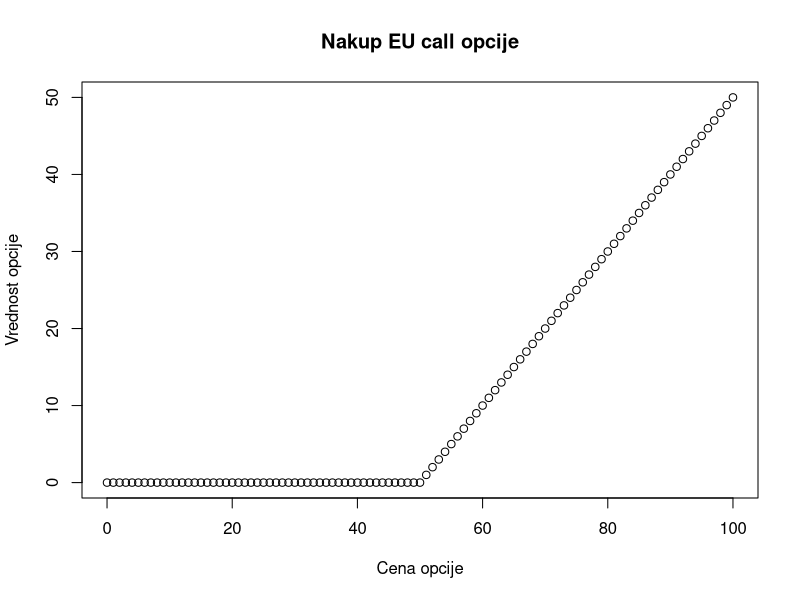
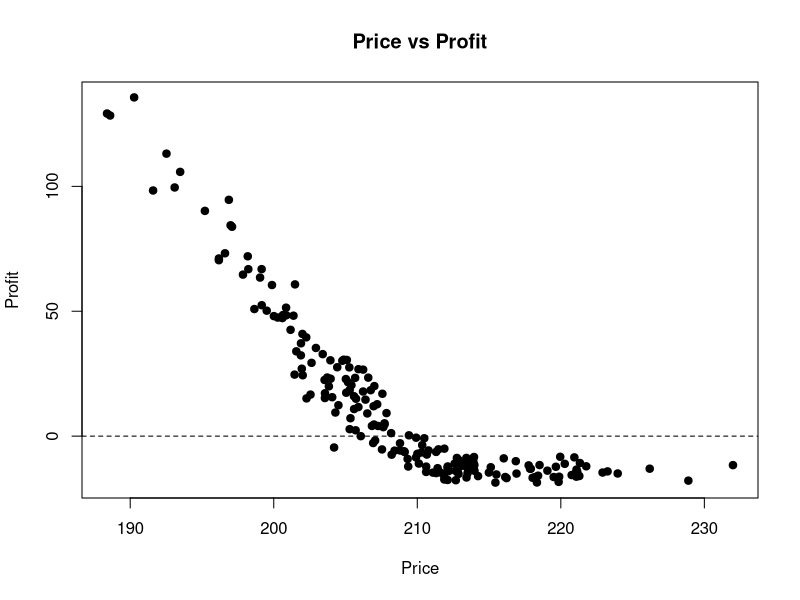
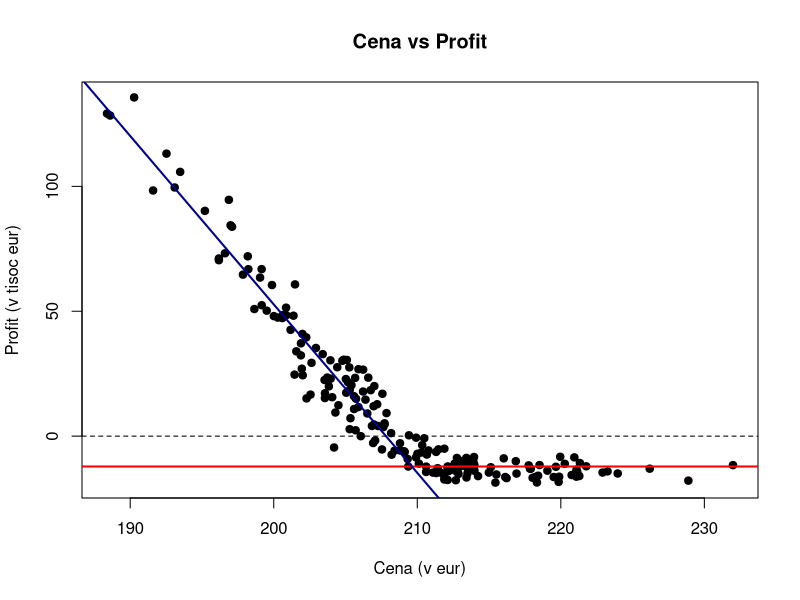

Recreate these plots in R, in order.
## ---- chunk 1
library(tidyverse)
library(gridExtra)
library(coda)
library(knitr)
## ---- chunk 2
# VALUE OF EU PUT OPTION
putV <- function(S,K) pmax(0,K-S)
putPayoff <- function(S,K,premium) pmax(0-abs(premium),K-S-abs(premium))

# VALUE OF EU PUT OPTION
callV <- function(S,K) pmax(0,S-K)
callPayoff <- function(S,K,premium) pmax(0-abs(premium),S-K-abs(premium))


x <- 0:100

plot(x,callV(x,50),xlab = "Cena opcije", ylab = "Vrednost opcije", main = "Nakup EU call opcije")

## ---- chunk 3
#getwd()
#setwd("C:/Users/aanja/OneDrive/Dokumenti/fmf/magisterski studij/matematika z racunalnikom/Nelinearne-transakcije/projekt")
## ---- chunk 4
# read data
df <- read.csv("podatki.csv", sep=';', header = FALSE, stringsAsFactors=FALSE)
colnames(df) <- c('Price','Profit')
df

price <- as.numeric(gsub(",", ".", df$Price))
profit <- as.numeric(gsub(",", ".", df$Profit))
profit <- profit/1000
## ---- chunk 5
#plot data: PRICE vs PROFIT
plot(x = price,
     y = profit,
     xlab = "Price",
     ylab = "Profit",
     main = "Price vs Profit",
     pch = 20, cex=1.5)
abline(h = 0, lty='dashed')
## ---- chunk 6
#main function for EU option aproximation

opt_fit <- function(price, profit){
  if (cor(price, profit) < 0){
    #nakup put opcije (3) ali prodaja nakupne opcije (2)
    
    meja <- length(price)/4
    povpr1 <- mean(profit[1:meja])
    er1 <- 0
    
    for (i in 1:meja){
      er1 <- er1 + (profit[i] - povpr1)^2}
    
    povpr1 <- mean(profit[(length(price)-meja):length(price)])
    er2 <- 0
    for (i in (length(price)-meja):length(price)){
      er2 <- er2 + (profit[i] - povpr1)^2}

    
    #NAKUP PUT OPCIJE
    if (er1 > er2){
      komentar <- paste("Gre za nakup put opcije.")
      print(komentar)
      
      odstopanje1 <- rep(0,length(price)) #odstopanje pri aproksimaciji z vodoravno premico
      odstopanje2 <- rep(0,length(price)) #odstopanje pri aproksimaciji z linearno regresijo (posevni del)
      #odstopanja <- rep(0,length(price)) #skupno odstopanje
      najboljsi_K = 0
      
      
      for (K in 1:length(price)){
        #VODORAVNA PREMICA
        premica1 <- profit[K]
        napaka1 <- rep(0,length(price[K:length(profit)]))
        profiti <- profit[K:length(profit)]
        for (i in 1:length(napaka1)){
          napaka1[i] <- (((premica1 - profiti[i])^2))
        }
        odstopanje1[K] <- sum(napaka1)
        
        
        #POsEVNA PREMICA
        premica2 <- lm(profit[1:K] ~ price[1:K])
        odstopanje2[K] <- deviance(premica2)
        odstopanje2[K]
        
        
        # #ce pokaze kako vrednost 0 
        # if(odstopanje1[K] == 0){
        #   odstopanje1[K] = 5*10^10
        # }
        # if(odstopanje2[K] == 0){
        #   odstopanje2[K] = 5*10^10
        # }
      }
      
      odstopanja <- odstopanje1 + odstopanje2
      
      najboljsi_K <- which(min(odstopanja) == odstopanja)
      premica1 <- mean(profit[najboljsi_K:length(profit)])
      abline(h = profit[najboljsi_K], col = 'red', lwd=2)
      premica2 <- lm(profit[1:najboljsi_K] ~ price[1:najboljsi_K])
      abline(premica2$coefficients[1],premica2$coefficients[2], col = 'dark blue',lwd=2)
      najboljsi_K
      
      strike_price = price[najboljsi_K]
      premija = profit[najboljsi_K]
      komentar <- paste("Priblizek za izvrsilno ceno opcije je ", as.character(strike_price), ", za premijo pa ", as.character(premija), ".",sep="")
      print(komentar)
        
      }
      
  

    #PRODAJA CALL OPCIJE
    if (er2 > er1){
      komentar <- paste("Gre za prodajo call opcije.")
      print(komentar)

      for (K in 1:(length(price))){
        odstopanje1 <- rep(0,length(price)) #odstopanje pri aproksimaciji z vodoravno premico
        odstopanje2 <- rep(0,length(price)) #odstopanje pri aproksimaciji z linearno regresijo (posevni del)
        #odstopanja <- rep(0,length(price)) #skupno odstopanje
        najboljsi_K = 0

        #VODORAVNA PREMICA
        premica1 <- profit[K]
        napaka1 <- rep(0,length(price[1:K]))
        profiti <- profit[1:K]
        for (i in 1:length(napaka1)){
          napaka1[i] <- (((premica1 - profiti[i])^2))
        }
        odstopanje1[K] <- sum(napaka1)
        
        
        #POsEVNA PREMICA
        premica2 <- lm(profit[K:length(price)] ~ price[K:length(price)])
        odstopanje2[K] <- deviance(premica2)
        odstopanje2[K]

      }

      odstopanja <- odstopanje1 + odstopanje2
      najboljsi_K <- which(min(odstopanja) == odstopanja)
      premica1 <- profit[najboljsi_K]
      abline(h = profit[najboljsi_K], col = 'red')
      premica2 <- lm(profit[najboljsi_K:length(price)] ~ price[najboljsi_K:length(price)])
      abline(premica2$coefficients[1],premica2$coefficients[2], col = 'dark blue')
      najboljsi_K

      strike_price = price[najboljsi_K]
      premija = profit[najboljsi_K]
      komentar <- paste("Priblizek za izvrsilno ceno opcije je ", as.character(strike_price), ", za premijo pa ", as.character(premija), ".",sep="")
      print(komentar)
      
    }

    

  }
  if (cor(price, profit) > 0){
    #nakup call opcije ali prodaja put opcije
    #Ugotovi za katero gre:
    meja <- length(price)/4
    povpr1 <- mean(profit[1:meja])
    er1 <- 0
    
    for (i in 1:meja){
      er1 <- er1 + (profit[i] - povpr1)^2
    }
    
    povpr1 <- mean(profit[(length(price)-meja):length(price)])
    er2 <- 0
    for (i in (length(price)-meja):length(price)){
      er2 <- er2 + (profit[i] - povpr1)^2
    }
    
    
    #PRODAJA PUT OPCIJE
    if (er1 > er2){
      komentar <- paste("Gre za prodajo put opcije.")
      print(komentar)
      
      odstopanje1 <- rep(0,length(price)) #odstopanje pri aproksimaciji z vodoravno premico
      odstopanje2 <- rep(0,length(price)) #odstopanje pri aproksimaciji z linearno regresijo (posevni del)
      #odstopanja <- rep(0,length(price)) #skupno odstopanje
      najboljsi_K = 0
      
      
      for (K in 1:length(price)){
        #VODORAVNA PREMICA
        premica1 <- mean(profit[K:length(profit)])
        napaka1 <- rep(0,length(price[K:length(profit)]))
        profiti <- profit[K:length(profit)]
        for (i in 1:length(napaka1)){
          napaka1[i] <- (((premica1 - profiti[i])^2))
        }
        odstopanje1[K] <- sum(napaka1)
        
        
        #POsEVNA PREMICA
        premica2 <- lm(profit[1:K] ~ price[1:K])
        odstopanje2[K] <- deviance(premica2)
        odstopanje2[K]
        
        
        # #ce pokaze kako vrednost 0 
        # if(odstopanje1[K] == 0){
        #   odstopanje1[K] = 5*10^10
        # }
        # if(odstopanje2[K] == 0){
        #   odstopanje2[K] = 5*10^10
        # }
      }
      
      odstopanja <- odstopanje1 + odstopanje2
      
      najboljsi_K <- which(min(odstopanja) == odstopanja)
      premica1 <- mean(profit[najboljsi_K:length(profit)])
      abline(h = profit[najboljsi_K], col = 'red')
      premica2 <- lm(profit[1:najboljsi_K] ~ price[1:najboljsi_K])
      abline(premica2$coefficients[1],premica2$coefficients[2], col = 'dark blue')
      najboljsi_K
      
      strike_price = price[najboljsi_K]
      premija = profit[najboljsi_K]
      komentar <- paste("Priblizek za izvrsilno ceno opcije je ", as.character(strike_price), ", za premijo pa ", as.character(premija), ".",sep="")
      print(komentar)
      
    }
    
    
    
    #NAKUP CALL OPCIJE
    if (er2 > er1){
      komentar <- paste("Gre za nakup call opcije.")
      print(komentar)
      
      for (K in 1:(length(price))){
        odstopanje1 <- rep(0,length(price)) #odstopanje pri aproksimaciji z vodoravno premico
        odstopanje2 <- rep(0,length(price)) #odstopanje pri aproksimaciji z linearno regresijo (posevni del)
        # odstopanja <- rep(0,length(price)) #skupno odstopanje
        najboljsi_K = 0
        
        #VODORAVNA PREMICA
        premica1 <- mean(profit[1:K])
        napaka1 <- rep(0,length(price[1:K]))
        profiti <- profit[1:K]
        for (i in 1:length(napaka1)){
          napaka1[i] <- (((premica1 - profiti[i])^2))
        }
        odstopanje1[K] <- sum(napaka1)
        
        
        #POsEVNA PREMICA
        premica2 <- lm(profit[K:length(price)] ~ price[K:length(price)])
        odstopanje2[K] <- deviance(premica2)
        odstopanje2[K]
        
      }
      
      odstopanja <- odstopanje1 + odstopanje2
      najboljsi_K <- which(min(odstopanja) == odstopanja)
      premica1 <- profit[najboljsi_K]
      abline(h = profit[najboljsi_K], col = 'red')
      premica2 <- lm(profit[najboljsi_K:length(price)] ~ price[najboljsi_K:length(price)])
      abline(premica2$coefficients[1],premica2$coefficients[2], col = 'dark blue')
      najboljsi_K
      
      strike_price = price[najboljsi_K]
      premija = profit[najboljsi_K]
      komentar <- paste("Priblizek za izvrsilno ceno opcije je ", as.character(strike_price), ", za premijo pa ", as.character(premija), ".",sep="")
      print(komentar)
      
    }
  }
}
## ---- chunk 7
#1. podatki, nakup prodajne opcije
df <- read.csv("podatki.csv", sep=';', header = FALSE, stringsAsFactors=FALSE)
colnames(df) <- c('Price','Profit')
if (df$Price[2] > df$Price[3]){
  df <- df[order(df$Price),]} #podatke uredim po cene padajoce
df
price <- as.numeric(gsub(",", ".", df$Price))
profit <- as.numeric(gsub(",", ".", df$Profit))
profit <- profit / 1000

korelacija1 <- cor(price, profit)
korelacija1
#narisi graf
plot(x = price,
     y = profit,
     xlab = "Cena (v eur)",
     ylab = "Profit (v tisoc eur)",
     main = "Cena vs Profit",
     pch = 20, cex=1.5)
abline(h = 0, lty='dashed')

opt_fit(price,profit)
